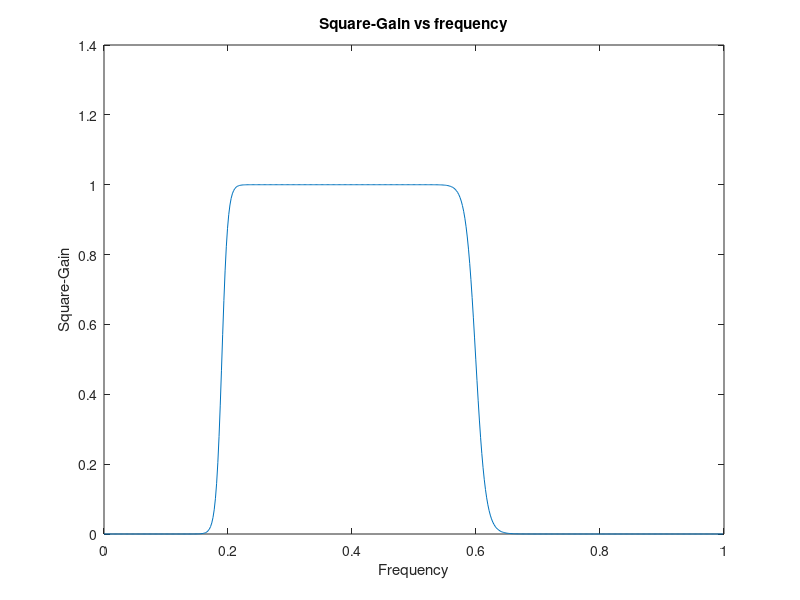

This figure's MATLAB source:
clc; clear all; close all;
rp=0.89; rs=0.2;
Rs=-20*log10(rs);
Rp=-20*log10(rp);
fs1=2000;
fp1=2500;
fs2=8000;
fp2=7500;
Fs=80000;%sampling frequency 2000 Hz
ws=[2*pi*fs1/Fs; 2*pi*fs2/Fs];
wp=[2*pi*fp1/Fs; 2*pi*fp2/Fs];
[n,wn]=buttord(wp,ws,Rp,Rs);
[b,a]=butter(n,wn,'bandpass');
[h,w]=freqz(b,a);
plot(w/pi,(abs(h)).^2);
title('Square-Gain vs frequency');
ylabel('Square-Gain');
xlabel('Frequency');

